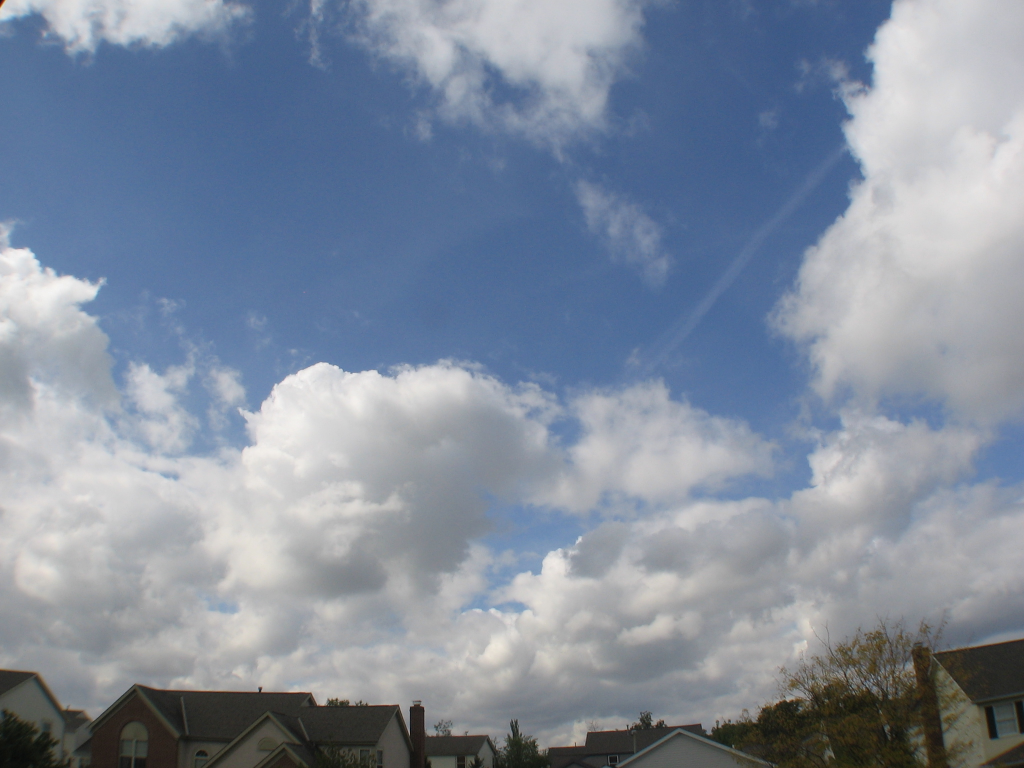
#> input picture 2013-10-01-16-17-12.jpg, 2048 x 1536 px (shown at 1/2 size)
$ python -i hist8.py   (imports and definitions only)   (Python 2 division)
#> lines starting #> are read from the running program, lines starting #| are printed output that depends on the picture
#!/usr/bin/env python
#coding:utf-8

# Introduce headless operation of Matplotlib and
# optimize adding text by pulling out the ImageFont creation,
# since it only has to be done once, and not once per image.

from PIL import Image, ImageOps, ImageDraw, ImageFont
import matplotlib.pyplot as plt
import itertools
import cStringIO
import os.path
import os
import fnmatch

# Allow "headless" operation (i.e. no graphical display)
import matplotlib.pyplot as plt
import matplotlib
# [1 line not run here, left out]

# Must do the above before importing pyplot
import matplotlib.pyplot as plt

font = ImageFont.truetype("/usr/share/fonts/levien-inconsolata/Inconsolata.ttf", 72)

def is_RGB(image):
    return image.mode == "RGB"

def get_histogram(image):
    # Histogram will only work on RGB type
    if not is_RGB(image):
        raise Exception("Not RGB mode")

    hg = image.histogram()
    # Returns a 768 member array with counts of R, G, B values
    rhg = hg[0:256]
    ghg = hg[256:512]
    bhg = hg[512:]
    return rhg, ghg, bhg


def get_RGB_split_inverted(image):
    if not is_RGB(image):
        raise Exception("Not RGB mode")

    image_r, image_g, image_b = image.split()
    image_rn = ImageOps.invert(image_r)
    image_gn = ImageOps.invert(image_g)
    image_bn = ImageOps.invert(image_b)

    return image_rn, image_gn, image_bn


def get_histogram_graph_image(image):
    rhg, ghg, bhg = get_histogram(image)

    # Get x values
    xpoints = range(len(bhg))
    ymax = max(itertools.chain(rhg, ghg, bhg))

    plt.figure(1, figsize=[3,9], frameon=False)

    plt.subplot(311)
    plt.plot(xpoints, rhg, 'k', linewidth=2)
    plt.plot(xpoints, ghg, 'g', linewidth=2)
    plt.plot(xpoints, bhg, 'b', linewidth=2)
    plt.fill_between(xpoints, rhg, color='r')
    plt.axis([0, 255, 0, int(ymax*1.05)])
    plt.gca().xaxis.set_major_locator(plt.NullLocator())
    plt.gca().yaxis.set_major_locator(plt.NullLocator())
    plt.gca().spines['right'].set_color('none')
    plt.gca().spines['left'].set_color('none')
    plt.gca().spines['top'].set_color('none')

    plt.subplot(312)
    plt.plot(xpoints, rhg, 'r', linewidth=2)
    plt.plot(xpoints, ghg, 'k', linewidth=2)
    plt.plot(xpoints, bhg, 'b', linewidth=2)
    plt.fill_between(xpoints, ghg, color='g')
    plt.axis([0, 255, 0, int(ymax*1.05)])
    plt.gca().xaxis.set_major_locator(plt.NullLocator())
    plt.gca().yaxis.set_major_locator(plt.NullLocator())
    plt.gca().spines['right'].set_color('none')
    plt.gca().spines['left'].set_color('none')
    plt.gca().spines['top'].set_color('none')

    plt.subplot(313)
    plt.plot(xpoints, rhg, 'r', linewidth=2)
    plt.plot(xpoints, ghg, 'g', linewidth=2)
    plt.plot(xpoints, bhg, 'k', linewidth=2)
    plt.fill_between(xpoints, bhg, color='b')
    plt.axis([0, 255, 0, ymax])
    plt.gca().xaxis.set_major_locator(plt.NullLocator())
    plt.gca().yaxis.set_major_locator(plt.NullLocator())
    plt.gca().spines['right'].set_color('none')
    plt.gca().spines['left'].set_color('none')
    plt.gca().spines['top'].set_color('none')

    plt.tight_layout()

    ram = cStringIO.StringIO()
    plt.savefig(ram, format='png', dpi=120)
    plt.close()

    ram.seek(0)
    return Image.open(ram)


def get_image_and_time(filepath):
    skyimg = Image.open(filepath)
    timetuple = os.path.basename(filepath).split(".")[0].split("-")
    return skyimg, timetuple


def compose_histogram(filepath):
    # Will create a 1080p picture composed of 4:3 original and R, G, B breakouts inverted
#> called with filepath = '2013-10-01-16-17-12.jpg'
    image, timetuple = get_image_and_time(filepath)
#> in get_image_and_time, skyimg is the input picture: PIL image 2048x1536 RGB; mean R, G, B 129, 140.4, 157.3
#> timetuple = ['2013', '10', '01', '16', '17', '12']

    if not is_RGB(image):
        raise Exception("Not RGB mode")

    # Create  new image of 1080p size
    combimg = Image.new("RGB", (1920, 1080))
#> combimg: PIL image 1920x1080 RGB; every value is 0

    # Resize the main image and paste into right size
    combimg.paste(image.resize((1080, 810)), (840, 0))

    # Get the rgb components, resize to 480x360 and stack on mid-left
    skyimg_r, skyimg_g, skyimg_b = get_RGB_split_inverted(image)
#> in get_RGB_split_inverted, `image_r, image_g, image_b = image.split()`:
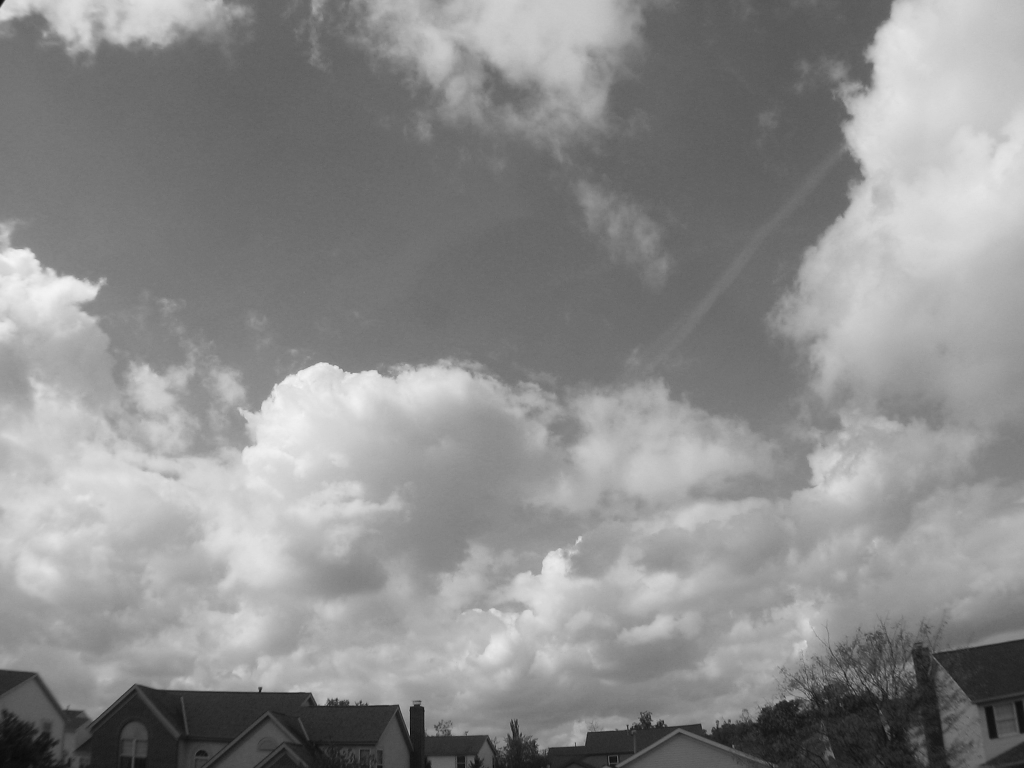
#> image_g: PIL image 2048x1536 L (shown at 1/2 size); min 0, max 246, mean 140.4
#> in get_RGB_split_inverted, `image_r, image_g, image_b = image.split()`:
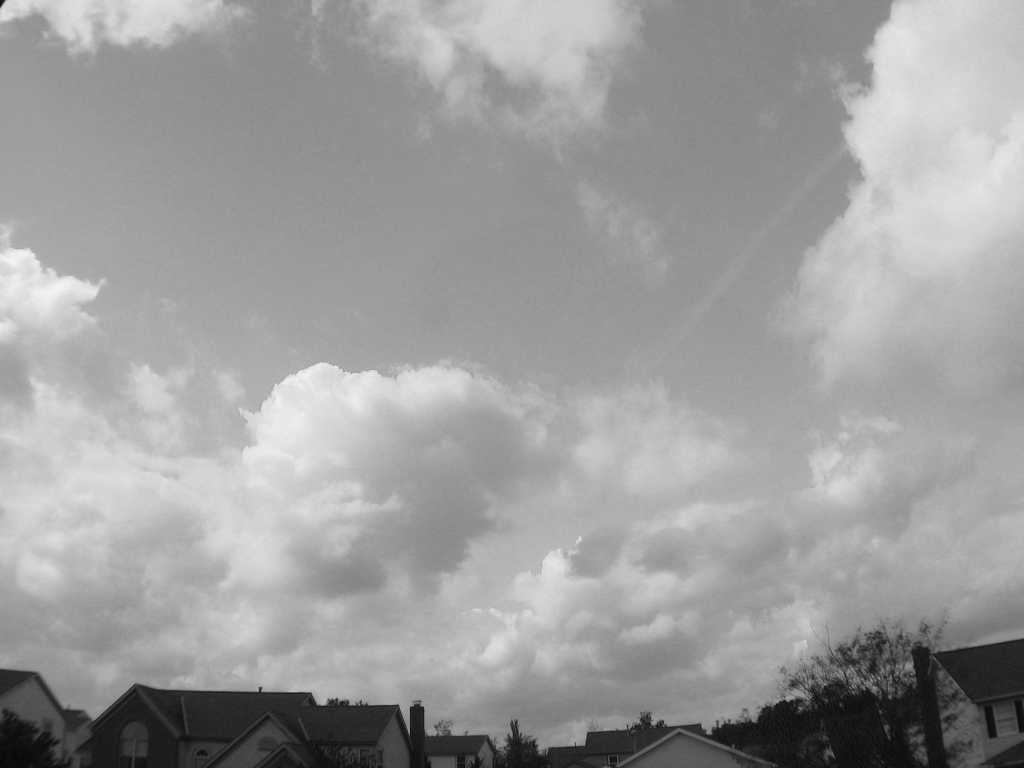
#> image_b: PIL image 2048x1536 L (shown at 1/2 size); min 0, max 246, mean 157.3
#> in get_RGB_split_inverted, `image_bn = ImageOps.invert(image_b)`:
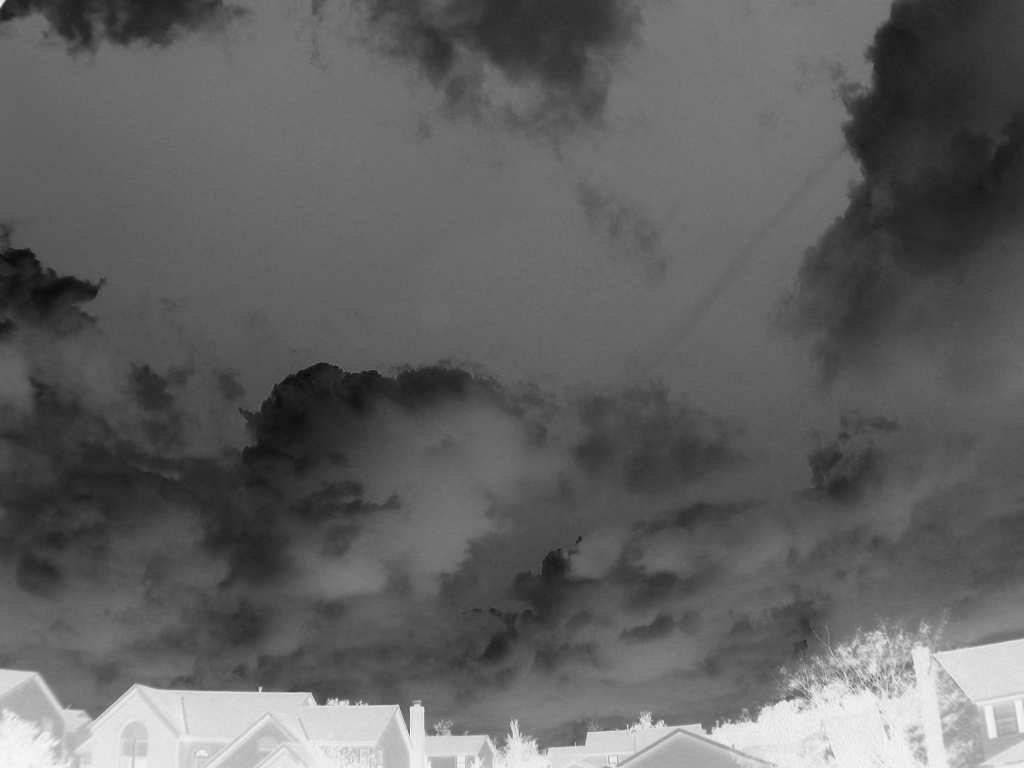
#> image_bn: PIL image 2048x1536 L (shown at 1/2 size); min 9, max 255, mean 97.7
    combimg.paste(skyimg_r.resize((480, 360)), (360, 0))
    combimg.paste(skyimg_g.resize((480, 360)), (360, 360))
    combimg.paste(skyimg_b.resize((480, 360)), (360, 720))
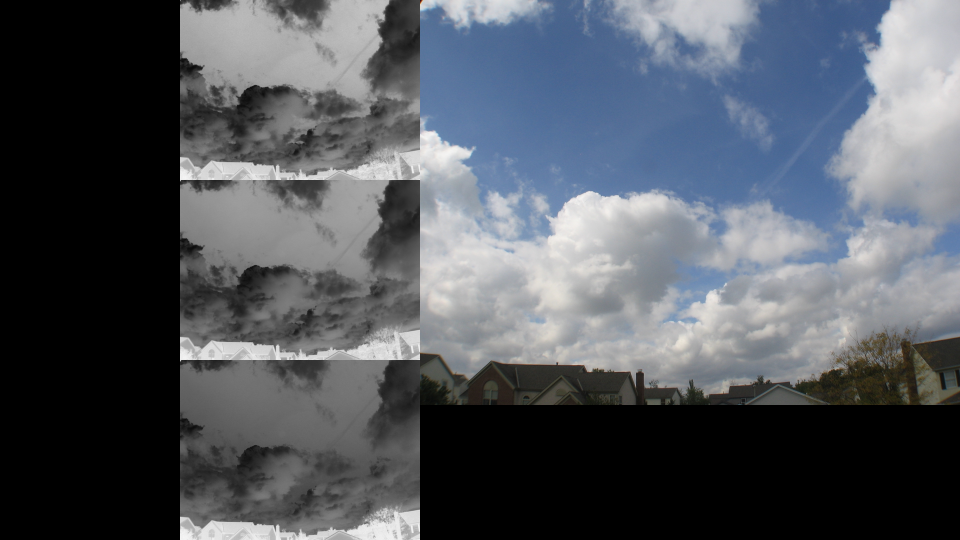
#> combimg: PIL image 1920x1080 RGB (shown at 1/2 size); mean R, G, B 82.6, 87.4, 94.6

    # Get the histogram and put on far left
    histimg = get_histogram_graph_image(image)
#> in get_histogram, `hg = image.histogram()`: hg = 768 values, max 62496 at index 660, min 0 at index 0, mean 12288
#> in get_histogram, `rhg = hg[0:256]`: rhg = 256 values, max 48917 at index 79, min 0 at index 0, mean 12288
#> in get_histogram, `ghg = hg[256:512]`: ghg = 256 values, max 50622 at index 108, min 0 at index 1, mean 12288
#> in get_histogram, `bhg = hg[512:]`: bhg = 256 values, max 62496 at index 148, min 0 at index 247, mean 12288
#> in get_histogram_graph_image, `xpoints = range(len(bhg))`: xpoints = 256 values from 0 to 255
#> in get_histogram_graph_image, `ymax = max(itertools.chain(rhg, ghg, bhg))`: ymax = 62496
#> in get_histogram_graph_image, `return Image.open(ram)`:
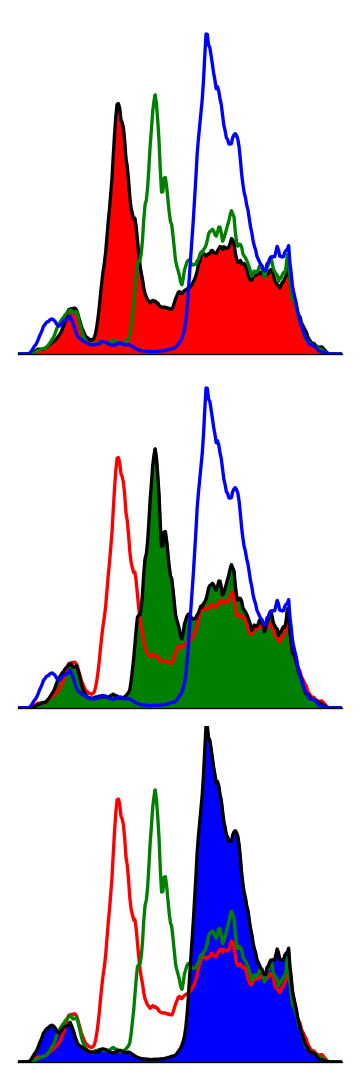
#> returned value: PIL image 360x1080 RGBA; mean R, G, B, A 216.6, 209.3, 217.7, 214.9; transparent parts drawn white
    combimg.paste(histimg.resize((360,1080)), (0,0))
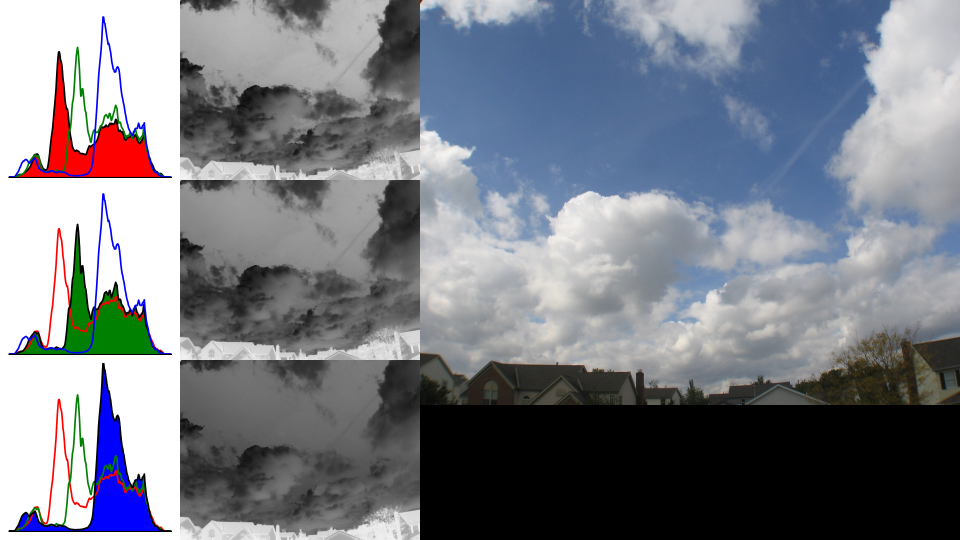
#> combimg: PIL image 1920x1080 RGB (shown at 1/2 size); mean R, G, B 123.2, 126.7, 135.4

    # Draw time info on image
    draw = ImageDraw.Draw(combimg)
    global font
    draw.text((880, 850), "{0}/{1}/{2} {3}:{4}:{5} UTC".format(*timetuple), font=font)

    return combimg


# [15 lines not run here, left out]

>>> result = compose_histogram('2013-10-01-16-17-12.jpg')
